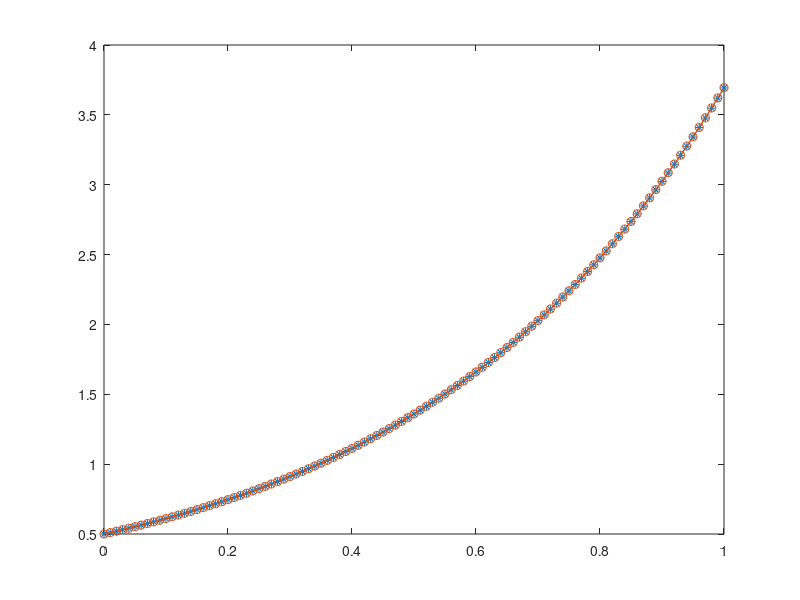

Here is the MATLAB script that generated this plot:
% code 2-step Adam-Bashforth method
f =@(t,u) 2*u;

t0 = 0;
tfinal = 1;
N = 100;
h = (tfinal-t0)/N;

t = t0:h:tfinal;
u = zeros(N+1,1);
u(1) = 0.5;

% first update by Euler to get enough previous steps
u(2) = u(1) + h*f(t(1),u(1));

for i = 3:N+1
    
    u(i) = u(i-1) + 3/2*h*f(t(i-1),u(i-1)) - 1/2*h*f(t(i-2),u(i-2));
    
end

uexact =@(t) u(1)*exp(2*t);
uexact_vec = uexact(t);

figure(1);
plot(t,u,'*-',t,uexact_vec,'o-')